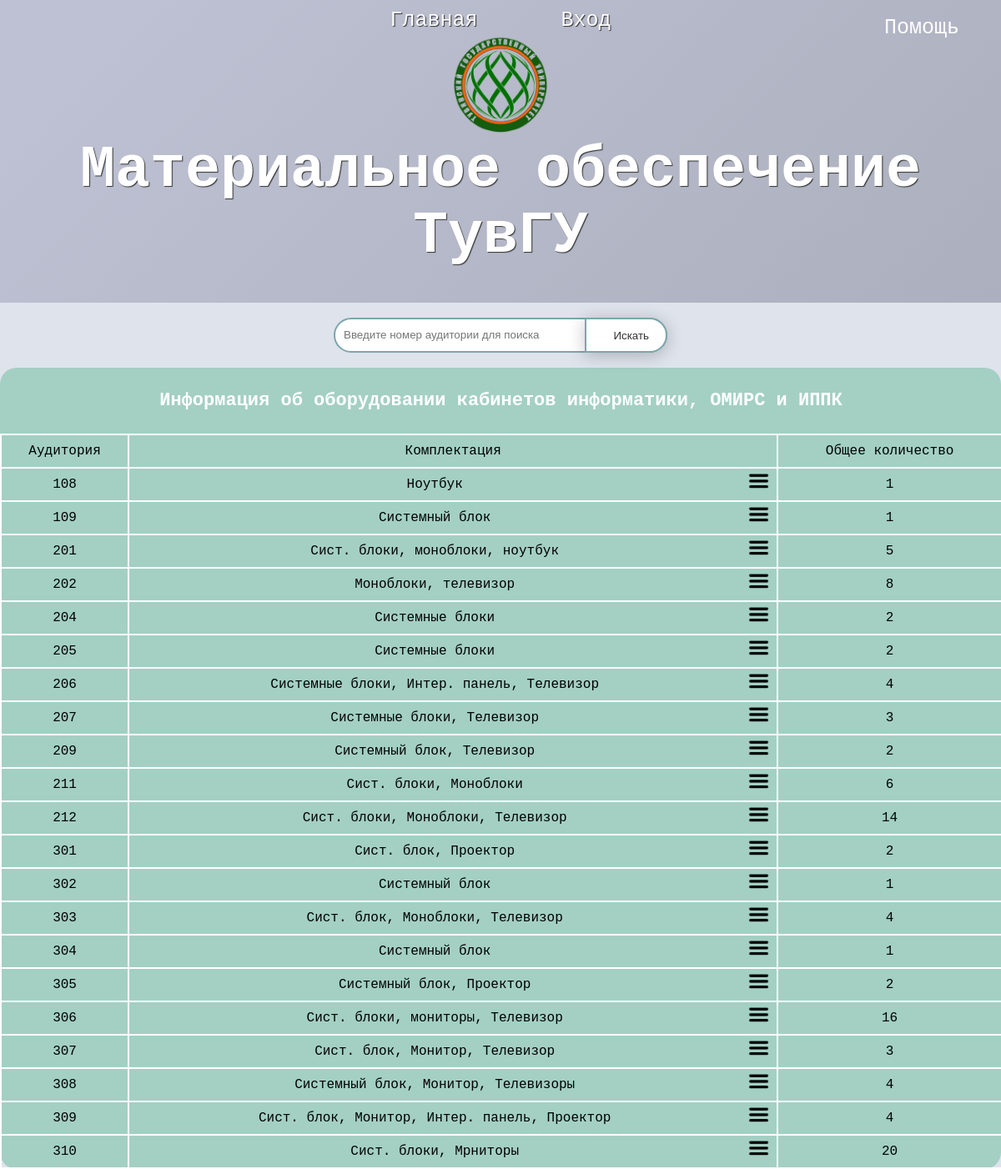
Page /search/search_lenina_5.php?id=108 on the committed database.
### tables this page shows
CREATE TABLE `lenina5` (
  `id` int(11) NOT NULL,
  `aud` int(11) NOT NULL,
  `komp` varchar(255) NOT NULL,
  `kol` int(11) NOT NULL,
  `korpus_id` int(11) NOT NULL
);

### search/search_lenina_5.php (the view, shortened to what this page needs)
<!DOCTYPE HTML>
<html>
  <head>
  </head>
 <body>
  <header>
   <div class="overlay">
    <?php
    if ($_SESSION['admin_example']) {
    echo " <a href='../edit/edit.php' class='text'>Главная</a>";}
    else{echo " <a href='../glavnaya.php' class='text'>Главная</a>";}
    if ($_SESSION['admin_example']) {
        echo "<a href='../admin/logout.php' class='text' >Выйти</a>";
    } else {
        echo "<a href='../admin/admin.php' class='text' >Вход</a>";
    }
    ?>
 <img id= "c" src = "../images/Tuvsu_logo-removed.jpg" style = "position: relative; top: 15; left: 0; width:10%; height: 20%;">
<h1>Материальное обеспечение ТувГУ</h1>
    </div>
    <br>
      </header>
  <?
  include "../scripts/param.php";
  include "../header.php";
$tab  =  mysqli_query( $link,  "SELECT * FROM lenina5" );
$i = 0;
?>
<a href="" onclick="go('../pomosh.php'); return false;" style="position:absolute; right:0; top:1%;">Помощь</a>
<div class="d1">
<form action = "" method="post" enctype="multipart/form-data">
  <input type="text" formaction="" name = "text" placeholder="Введите номер аудитории для поиска">
  <button type="submit" >Искать</button>
</form><br>
</div>
<?if(mysqli_num_rows($tab) < 1) {
?><center><strong><h1>Ничего не найдено</h1></strong></center><?}
else{?>
<table><?
while($i<count($tab))
{?>
<tr><th colspan="5">Информация об оборудовании кабинетов информатики, ОМИРС и ИППК</th></tr>
 <tr>
  <td>Аудитория</td>
  <td colspan="2">Комплектация</td>
  <td>Общее количество</td>
 </tr>
<?
         while ($row = $tab->fetch_assoc()) {
                if($row['year'] == 0)
                $row['year'] = '';
            ?>
 <tr>
  <td><?echo $row['aud']?></td>
  <td><?echo $row['komp']?></td>
  <td style='border-left: none;'><?echo "<a href='search_lenina_5.php?id=$row[aud]#modal' class='mod' title='Подробно'><img src='../images/dop.png' width= '25px' height= '25px'></a>";?></td>
  <td><?echo $row['kol']?></td>
</tr><?
}
$i++;
}?>
</table><?}?>
  </body>
 </html>

### header.php (style rules this page uses)
* { padding: 0; margin: 0; box-sizing: border-box; }
a { text-decoration: none; color: #FFF; font-family: 'Courier', cursive; font-size: 25px; padding:5px 50px 5px; }
body { margin: 0; height: 100%; background: linear-gradient( 135deg, #DEE3EC 10%, #DEE3EC 100%); }
header { text-align: center; background-attachment: fixed; position: relative; overflow: hidden; border-radius: 0; }
header .overlay { width: 100%; height: 100%; padding: 10px; color: #FFF; text-shadow: 1px 1px 1px #333; background-image: linear-gradient( 135deg, #BEC1D3 10%, #ACAFBD 100%); }
h1 { font-family: 'Courier', cursive; font-size: 70px; margin-bottom: 30px; }
a { text-decoration: none; }
button { border: none; outline: none; padding: 10px 20px; border-radius: 50px; color: #333; background: #fff; margin-bottom: 15px; box-shadow: 0 3px 20px 0 #0000003b; }
table { font-family: "Courier", bold; text-align: center; border-collapse: collapse; border-spacing: 5px; background: #A3D0C3; border-radius: 20px; width: 100%; height: auto; }
th { font-size: 22px; font-weight: 100%; padding: 12px 10px; border-bottom: 2px solid white; color: white; height: 80px; }
tbody tr:nth-child(2) { border-bottom: 2px solid white; }
td { color: black; border-left: 2px solid white; border-bottom: 2px solid white; height: 40px; }
* { box-sizing: border-box; }
form { position: relative; width: 400px; margin: 0 auto; }
.d1 input { width: 100%; height: 42px; padding-left: 10px; border: 2px solid #7BA7AB; border-radius: 42px; color: #9E9C9C; }
.d1 button { position: absolute; top: 0; right: 0px; width: auto; height: 42px; border: 2px solid #7BA7AB; border-radius: 0 42px 42px 0; cursor: pointer; }
.d1 button:before { content: "\f002"; font-family: FontAwesome; font-size: 16px; color: #F9F0DA; }
a.mod { display:block; padding:0; text-decoration: none; color: #000; }

### rows in the picture
lenina5: aud "108", komp "Ноутбук", kol "1"
lenina5: aud "109", komp "Системный блок", kol "1"
lenina5: aud "201", komp "Сист. блоки, моноблоки, ноутбук", kol "5"
lenina5: aud "202", komp "Моноблоки, телевизор", kol "8"
lenina5: aud "204", komp "Системные блоки", kol "2"
lenina5: aud "205", komp "Системные блоки", kol "2"
lenina5: aud "206", komp "Системные блоки, Интер. панель, Телевизор", kol "4"
lenina5: aud "207", komp "Системные блоки, Телевизор", kol "3"
lenina5: aud "209", komp "Системный блок, Телевизор", kol "2"
lenina5: aud "211", komp "Сист. блоки, Моноблоки", kol "6"
lenina5: aud "212", komp "Сист. блоки, Моноблоки, Телевизор", kol "14"
lenina5: aud "301", komp "Сист. блок, Проектор", kol "2"
lenina5: aud "302", komp "Системный блок", kol "1"
lenina5: aud "303", komp "Сист. блок, Моноблоки, Телевизор", kol "4"
lenina5: aud "304", komp "Системный блок", kol "1"
lenina5: aud "305", komp "Системный блок, Проектор", kol "2"
lenina5: aud "306", komp "Сист. блоки, мониторы, Телевизор", kol "16"
lenina5: aud "307", komp "Сист. блок, Монитор, Телевизор", kol "3"
lenina5: aud "308", komp "Системный блок, Монитор, Телевизоры", kol "4"
lenina5: aud "309", komp "Сист. блок, Монитор, Интер. панель, Проектор", kol "4"
lenina5: aud "310", komp "Сист. блоки, Мрниторы", kol "20"
